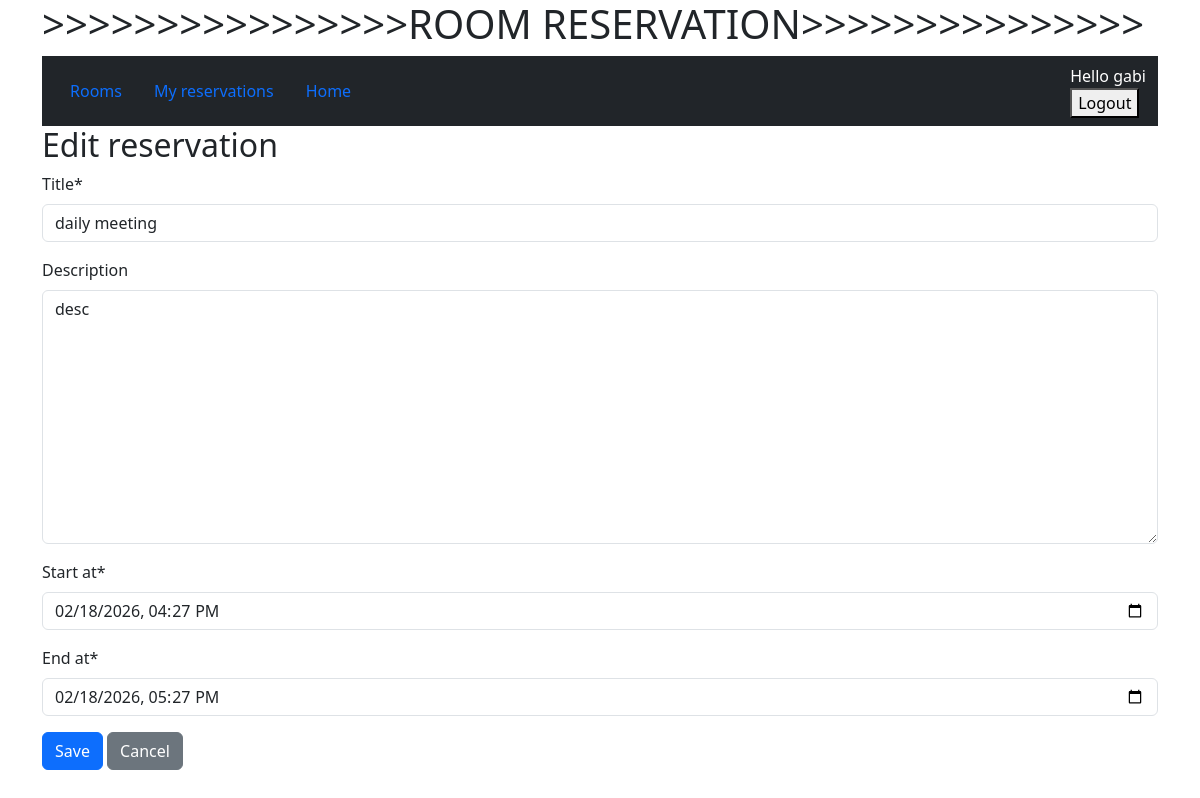
Screenshot of /rooms/reservation/1/edit/ (signed in) with the database file from the repository.
### rooms/models.py (models this page shows, shortened)
class Reservation(models.Model):
    class Status(models.TextChoices):
        ACTIVE = "active", "Active"
        CANCELLED = "cancelled", "Cancelled"
    room = models.ForeignKey(Room, on_delete=models.PROTECT, related_name='reservations')
    organizer = models.ForeignKey('auth.User', on_delete=models.PROTECT, related_name='reservations')
    title = models.CharField(max_length=200)
    description = models.TextField(blank=True)
    start_at = models.DateTimeField()
    end_at = models.DateTimeField()
    status = models.CharField(max_length=10, choices=Status.choices, default=Status.ACTIVE)
    cancelled_at = models.DateTimeField(blank=True, null=True)
    created_at = models.DateTimeField(auto_now_add=True)
    updated_at = models.DateTimeField(auto_now=True)
    class Meta:
        ordering = ['start_at']
        indexes = [
            models.Index(fields=['room', 'start_at', 'end_at'], name='res_room_start_end_idx'),
            models.Index(fields=['organizer', 'start_at'], name='res_organizer_start_idx'),
        ]

### rooms/views.py (the view)
# urls.py: path("reservation/<int:pk>/edit/", views.edit_reservation, name="edit_reservation"),
@login_required
def edit_reservation(request, pk):
    reservation = get_object_or_404(
        Reservation,
        pk=pk,
        organizer=request.user
    )
    if request.method == "POST":
        form = ReservationForm(request.POST, instance=reservation)
        if form.is_valid():
            form.save()
            messages.success(request, "Reservation updated.")
            return redirect("rooms:my_reservations")
    else:
        form = ReservationForm(instance=reservation)
    return render(
        request,
        "rooms/reservation_form.html",
        {"form": form, "reservation": reservation},
    )

### rooms/forms.py (shortened to what this page needs)
class ReservationForm(forms.ModelForm):
    class Meta:
        model = Reservation
        fields = ["title", "description", "start_at", "end_at"]
        widgets = {
            "start_at": forms.DateTimeInput(attrs={"type": "datetime-local"}),
            "end_at": forms.DateTimeInput(attrs={"type": "datetime-local"}),
        }

### rooms/templates/rooms/reservation_form.html (shortened to what this page needs)
{% extends "base.html" %}
{% load crispy_forms_tags %}
{% block content %}
<h2>Edit reservation</h2>
<form method="post">
    {{ form|crispy }}
    <button class="btn btn-primary">Save</button>
    <a href="{% url 'rooms:my_reservations' %}"
       class="btn btn-secondary">
        Cancel
    </a>
</form>
{% endblock %}

### templates/includes/user_info.html
{% if user.is_authenticated %}
<span style="color: white"> Hello {{ user.username }}</span>
<form action="{% url 'logout' %}" method="post">{% csrf_token %}
    <button type="submit">Logout</button>
</form>
{% else %}
<a href="{% url 'login' %}" style="color: white;">Login</a>
{% endif %}

### rows the page displays
Reservation: title "daily meeting", description "desc", start_at "02/18/2026 16:27", end_at "02/18/2026 17:27"

### other values shown
{{ user.username }} "gabi"
